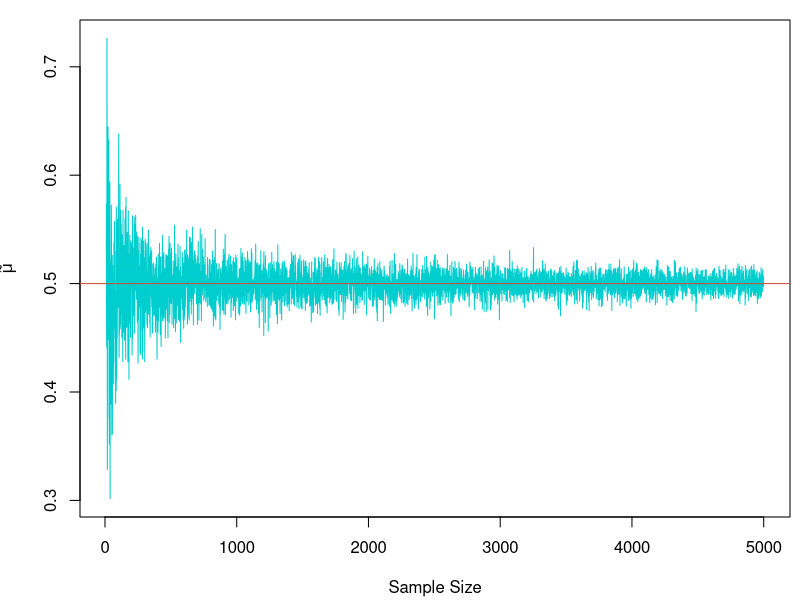
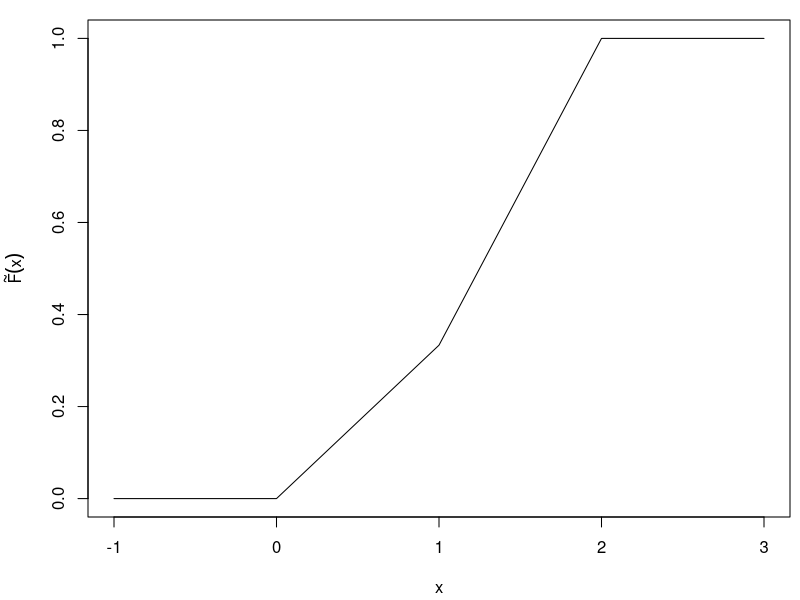

Reproduce these figures in R, in order. (Note: this script raises an error after producing the figures.)
################  Homework1 01/23/2020  #################
#### T3 ####
T <- 10000; n <- 25; SigX <- 2; SigY <- 3; gam <- (SigY/SigX)^2
set.seed(1)
hatgam <- sapply(1:T, function(t) {
  X <- rnorm(n, 0, SigX); Y <- rnorm(n, 0, SigY)
  var(Y)/var(X)
})
CI <- hatgam %*% matrix(qf(c(0.025, 0.975), 24, 24), ncol = 2)

mean(CI[, 1] <= gam & gam <= CI[, 2])

############  ———————— ###############
################  Homework2 01/25/2020  #################
#### T3 ####
### Method 1 ###
########### Randomn Number Generator #############
rX <- function(n){
  u <- runif(n)
  ifelse(u < 1/3, 3 * u, 1.5 * u + 0.5)
}

## sample mean
N <- 5000; Y <- 1
set.seed(1)
#tilMu1 <- sum(X * (X <= Y))/sum(X <= Y)
tilMu1 <- sapply(10:N, function(n){
  X <- rX(n); sum(X * (X <= Y))/sum(X <= Y)
})

par(mai = c(0.83, 0.8, 0.2, 0.1)) ## 600 x 420
plot(10:N, tilMu1, type = "l", col = "cyan3", xlab = "Sample Size", ylab = expression(tilde(mu)))
abline(h = 1/2, col = "tomato3")

## modified edf
par(mai = c(0.83, 0.88, 0.2, 0.1))
x <- seq(-1, 3, length = 2000)
Fx <- x/3 * (0 < x & x <= 1) + (2 * x - 1)/3 * (1 < x & x <= 2) + (x > 2)
plot(x, Fx, type = "l", ylab = expression(tilde(F)(x)))


tilF1 <- function(x){
  sum(X <= Y & X <= x)/sum(X <= Y)
}

tilP1 <- sapply(x, function(t) tilF1(t))
points(x, tilP1, type = "l")

sam <- c(5000, 1000, 100, 50, 20)
col <- c("tomato3", "green3", "cyan3", "darkorchid3", "burlywood3")
set.seed(1)
for (i in 1:5) {
   X <- rX(sam[i]); Y <- 1
   tilP1 <- sapply(x, function(t) tilF1(t))
   points(x, tilP1, type = "l", col = col[i])
}

legend("topleft", legend = c("N = 5000", "N = 1000", "N = 100", "N = 50", "N = 20", "Exact CDF"), bty = "n", lty = rep(1, 6), col = c("tomato3", "green3", "cyan3", "darkorchid3", "burlywood3", "black"), text.col = c("tomato3", "green3", "cyan3", "darkorchid3", "burlywood3", "black"))

### Method 2 ###
## sample mean
#tilMu2 <- mean(X * (X <= Y) + Y * (X > Y))
set.seed(1)
tilMu2 <- sapply(10:N, function(n) {
  X <- rX(n); mean(pmin(X, Y))
})

plot(10:N, tilMu2, type = "l", col = "cyan3", xlab = "Sample Size", ylab = expression(tilde(mu)))
abline(h = 5/6, col = "tomato3")

## modified edf
tilF2 <- function(x) mean(pmin(X, Y) <= x) 

x <- seq(-1, 3, length = 2000)
Fx <- x/3 * (0 < x & x <= 1) + (2 * x - 1)/3 * (1 < x & x <= 2) + (x > 2)
plot(x, Fx, type = "l", ylab = expression(tilde(F)(x)))

set.seed(1)
for (i in 1:5) {
  X <- rX(sam[i]); Y <- 1
  tilP2 <- sapply(x, function(t) tilF2(t))
  points(x, tilP2, type = "l", col = col[i])
}

legend("topleft", legend = c("N = 5000", "N = 1000", "N = 100", "N = 50", "N = 20", "Exact CDF"), bty = "n", lty = rep(1, 6), col = c("tomato3", "green3", "cyan3", "darkorchid3", "burlywood3", "black"), text.col = c("tomato3", "green3", "cyan3", "darkorchid3", "burlywood3", "black"))


## change y into 1.5
x <- seq(-1, 3, length = 2000)
Fx <- x/3 * (0 < x & x <= 1) + (2 * x - 1)/3 * (1 < x & x <= 2) + (x > 2)
plot(x, Fx, type = "l", ylab = expression(tilde(F)(x)))


set.seed(2)
for (i in 1:5) {
  X <- rX(sam[i]); Y <- 1.5
  tilP2 <- sapply(x, function(t) tilF2(t))
  points(x, tilP2, type = "l", col = col[i])
}

legend("topleft", legend = c("N = 5000", "N = 1000", "N = 100", "N = 50", "N = 20", "Exact CDF"), bty = "n", lty = rep(1, 6), col = c("tomato3", "green3", "cyan3", "darkorchid3", "burlywood3", "black"), text.col = c("tomato3", "green3", "cyan3", "darkorchid3", "burlywood3", "black"))



############  ———————— ###############
################  Homework3 01/29/2020  #################
library(ggplot2)

#### T1 ####
rN <- function(n, p){
  Intvl <- cumsum(c(0, p))
  sapply(runif(n), function(u) sum(Intvl <= u))
} # p is a preset prob. vector for R.V. N


Time <- 100; p <- c(0.1, 0.2, 0.05, 0.2, 0.15, 0.15, 0.1, 0.05)

set.seed(1)
X <- rexp(Time, 1/3); N <- rN(Time, p)

XStar <- sapply(1:Time, function(i){
  Y <- runif(N[i], 0, 2) + 2 * (1:N[i])
  if (Y[1] < X[i] & X[i] <= Y[N[i]]) {k <- sum(Y < X[i]); 0.5 * (Y[k] + Y[k + 1])}
  else Y[1] * (X[i] <= Y[1]) + Y[N[i]] * (X[i] > Y[N[i]])
})

range(XStar)
x <- seq(min(XStar) - 5, max(XStar) + 5, length = 500)
cdf <- sapply(x, function(s) mean(XStar <= s))
excdf <- sapply(x, function(s) mean(X <= s))

par(mai = c(0.83, 0.8, 0.2, 0.1))
#plot(x, cdf, type = "l")

datCDF <- cbind(x = x, prob. = cdf, exCDF = excdf)
ggplot(data.frame(datCDF), aes(x = x)) + geom_line(aes(y = prob.), col = "tomato3") + geom_line(aes(y = exCDF), col = "cyan3") + theme(legend.position = c(0.1, 0.86))  + theme(legend.title = element_blank())

#### T2 ####
set.seed(1)
U <- runif(400, 0, 100); V <- U + 40
Tf <- rexp(400, 1/56); ind <- which(Tf <= V)
TStar <- (U * (Tf <= U) + 0.5 * (U + V) * (U < Tf & Tf <= V))[ind]

x <- seq(min(Tf) - 40, max(Tf) + 20, length = 1000)
S <- (x <= 0) + exp(-1/56 * x) * (x > 0)
Stil <- sapply(x, function(t) mean(TStar > t))

datS <- cbind(x = x, exS = S, Stil = Stil)
ggplot(data.frame(datS), aes(x = x)) + geom_line(aes(y = exS, col = "tomato3")) + geom_line(aes(y = Stil, col = "cyan3")) + labs(x = "x", y = "Probability") + theme(legend.background = element_blank(), legend.title = element_blank(), legend.position = c(0.93, 0.9)) + scale_color_manual(values = c("tomato3" = "tomato3", "cyan3" = "cyan3"), breaks = c("tomato3", "cyan3"), labels = c("S(x)", expression(tilde(S)(x))))





























